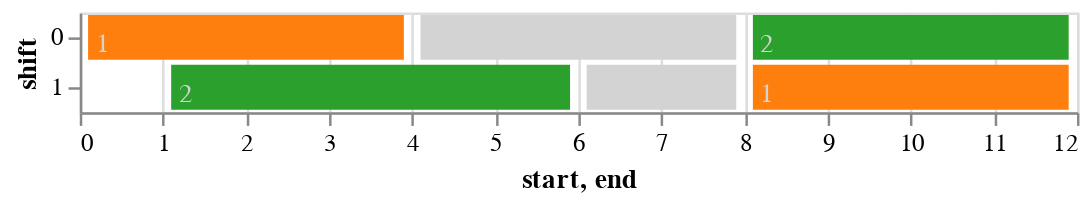

Notebook source saved alongside this figure:
### Code cell
shift_schedule = ShiftSchedule.from_file("test_data/sol1.csv")
plot_shift_schedule(shift_schedule)

### Figure 1 — Vega-Lite specification as saved in the notebook (floating-point values rounded to 4 significant figures)
{"config": {"view": {"continuousWidth": 400, "continuousHeight": 300}}, "layer": [{"mark": "bar", "encoding": {"color": {"type": "nominal", "field": "id", "legend": null, "scale": {"domain": ["(255, 127, 14)", "lightgrey", "(44, 160, 44)", "(31, 119, 180)"], "range": ["#ff7f0e", "#d3d3d3", "#2ca02c", "#1f77b4"]}}, "x": {"type": "quantitative", "field": "start"}, "x2": {"field": "end"}, "y": {"type": "nominal", "field": "shift"}}}, {"mark": {"type": "text", "color": "white", "dx": 6, "dy": 3}, "encoding": {"color": {"value": "lightgrey"}, "text": {"type": "quantitative", "field": "activity_type"}, "x": {"type": "quantitative", "field": "start"}, "x2": {"field": "end"}, "y": {"type": "nominal", "field": "shift"}}}], "data": {"name": "data-3f6e76947b6070413df2db6389b01d18"}, "$schema": "https://vega.github.io/schema/vega-lite/v4.8.1.json", "datasets": {"data-3f6e76947b6070413df2db6389b01d18": [{"shift": 0, "start": 0.1, "end": 3.9, "id": "(255, 127, 14)", "activity_type": 1}, {"shift": 0, "start": 4.1, "end": 7.9, "id": "lightgrey", "activity_type": ""}, {"shift": 0, "start": 8.1, "end": 11.9, "id": "(44, 160, 44)", "activity_type": 2}, {"shift": 1, "start": 1.1, "end": 5.9, "id": "(44, 160, 44)", "activity_type": 2}, {"shift": 1, "start": 6.1, "end": 7.9, "id": "lightgrey", "activity_type": ""}, {"shift": 1, "start": 8.1, "end": 11.9, "id": "(255, 127, 14)", "activity_type": 1}]}}
